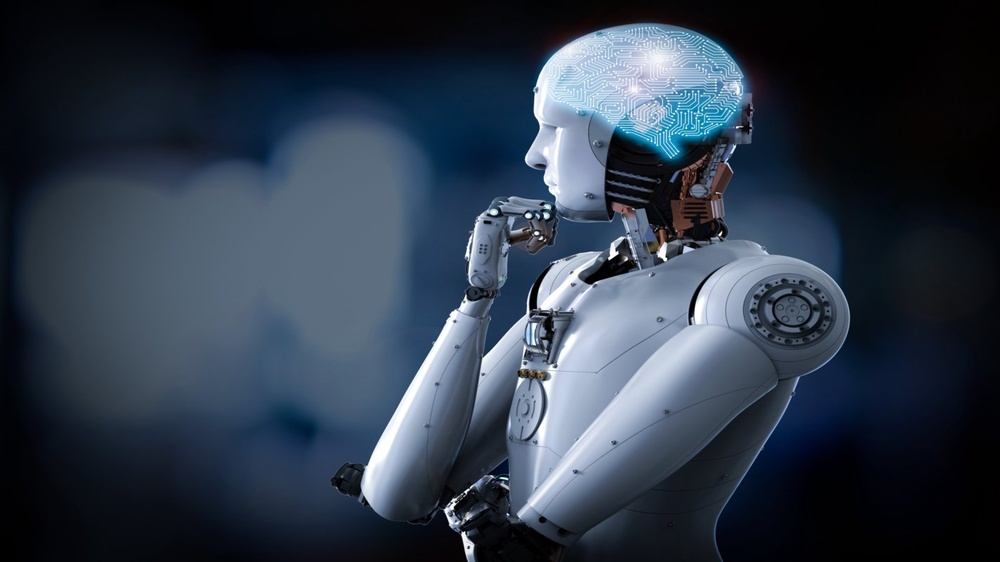
#> input picture Images/1_Robot.jpeg, 1000 x 562 px, shrunk from 1423 x 800 before the run
$ jupyter execute --allow-errors 'Image Compression with K-means Clustering.ipynb'   (shell and % lines are left out)
#> lines starting #> are read from the running program, lines starting #| are printed output that depends on the picture
### plot_utils.py
import numpy as np
import matplotlib.pyplot as plt

class plot_utils:
    def __init__(self, img_data, title, num_pixels=10000, colors=None):
        self.img_data = img_data
        self.title = title
        self.num_pixels = num_pixels
        self.colors = colors

    def colorSpace(self):
        if self.colors is None:
            self.colors = self.img_data

        rand = np.random.RandomState(42)
        index = rand.permutation(self.img_data.shape[0])[:self.num_pixels]
        colors = self.colors[index]
        R, G, B = self.img_data[index].T
        fig, ax = plt.subplots(1, 2, figsize=(12,8))
        ax[0].scatter(R, G, color=colors, marker='.')
        ax[0].set(xlabel='Red', ylabel='Green', xlim=(0, 1), ylim=(0, 1))
        ax[1].scatter(R, B, color=colors, marker='.')
        ax[1].set(xlabel='Red', ylabel='Blue', xlim=(0, 1), ylim=(0, 1))
        fig.suptitle(self.title, size=20)

### Image Compression with K-means Clustering.ipynb
<h1 align="center" style="color:DarkBlue">Image Compression using K-means Clustering</h1>

### Task 1: Importing Libraries
---

[cell 1]
from __future__ import print_function

import os

import numpy as np

import matplotlib.pyplot as plt
import matplotlib.image as image
plt.style.use("ggplot")

#!conda install -c anaconda scikit-image --yes
from skimage import io
from sklearn.cluster import KMeans

#Import Ipython libraries
from ipywidgets import interact, interactive, fixed, interact_manual, IntSlider
import ipywidgets as widgets

[cell 2]
plt.rcParams['figure.figsize'] = (20, 10)

### Task 2: Data Preprocessing
---

[cell 3]
img = io.imread('Images/1_Robot.jpeg')
#> img is the input picture: shape (562, 1000, 3); mean R, G, B 46.8, 57.8, 72.5
ax = plt.axes(xticks=[], yticks=[])
ax.imshow(img);

[cell 4]
img.shape
#> Out = (562, 1000, 3)

[cell 5]
img_data = (img / 255.0).reshape(-1, 3) # .reshape(2859*4000, 3)
img_data.shape
#> Out = (562000, 3)

### Task 3: Visualizing the Color Space using Point Clouds
---

[cell 6]
from plot_utils import plot_utils

[cell 7]
x = plot_utils(img_data, title='Input color space: 16 million possible colors')
x.colorSpace()
#> in colorSpace, `R, G, B = self.img_data[index].T`: R = 10000 values, max 1 at index 2694, min 0 at index 52, mean 0.182; G = 10000 values, max 1 at index 652, min 0 at index 82, mean 0.225; B = 10000 values, max 1 at index 220, min 0 at index 135, mean 0.282
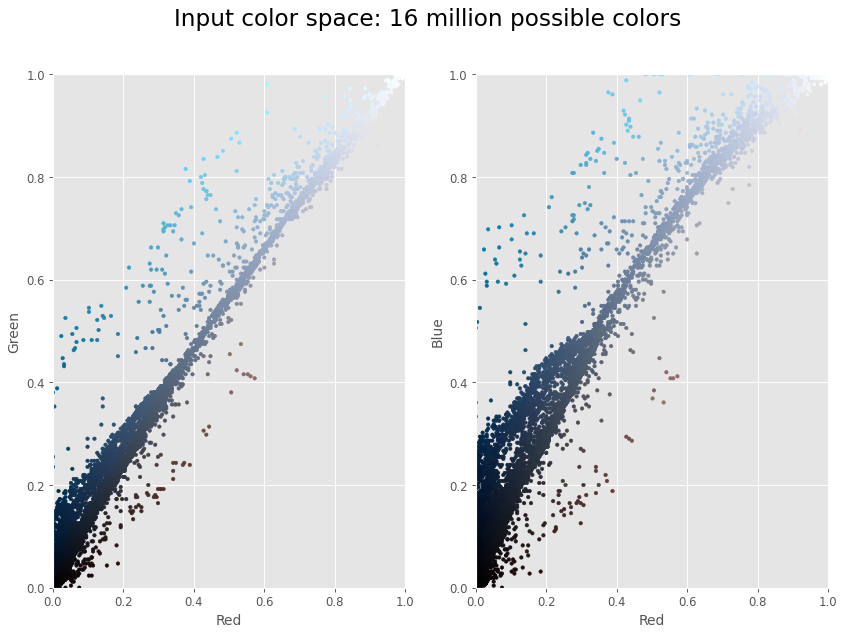
#> figure drawn by matplotlib, 2 panels

### Task 4: Visualizing the K-means Reduced Color Space
---

<a title="Incheol [CC BY-SA 4.0 (https://creativecommons.org/licenses/by-sa/4.0)], via Wikimedia Commons" href="https://commons.wikimedia.org/wiki/File:Kmeans_animation.gif"></a>
<h5 align="center">Incheol [<a href="https://creativecommons.org/licenses/by-sa/4.0">CC BY-SA 4.0</a>], <a href="https://commons.wikimedia.org/wiki/File:Kmeans_animation.gif">via Wikimedia Commons</a></h5>

**K-means Algorithm**:

1. Initialization: Randomly sample $k$ colors from the input image. These are the initial $k$ means $\mu_1,\mu_2,...,\mu_k$.

2. For each pixel in the image, assign it to its nearest mean given by $$c^{(i)} := \textrm{argmin}_{j}\left \|x^{(i)} - \mu_j \right \|^2$$

3. Update the means using the pixel assignments from Step 2. $$\mu_j := \frac{\sum_{i}^{n}1\left \{c^{(i)} = j  \right \}x^{(i)}}{\sum_{i}^{n}1\left \{c^{(i)} = j  \right \}}$$

4. Repeat Steps 2 and 3 until convergence.

[cell 8]
from sklearn.cluster import MiniBatchKMeans

[cell 9]
kmeans = MiniBatchKMeans(20).fit(img_data)
k_colors = kmeans.cluster_centers_[kmeans.predict(img_data)]

y = plot_utils(img_data, colors=k_colors, title="Reduced color space: 20 colors")
y.colorSpace()
#> the sliders are set to 


$ run again, with Images/7_Mushroom.jpeg copied over Images/1_Robot.jpeg
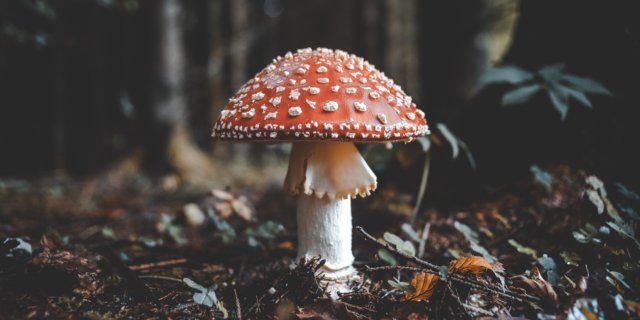
#> input picture Images/7_Mushroom.jpeg, 640 x 320 px
#> img is the input picture: shape (320, 640, 3); mean R, G, B 71.8, 64.6, 60.8
#> R = 10000 values, max 1 at index 336, min 0.11 at index 3581, mean 0.278; G = 10000 values, max 1 at index 336, min 0.0941 at index 2472, mean 0.251; B = 10000 values, max 1 at index 336, min 0.0392 at index 2472, mean 0.237
#> `[cell 7] x = plot_utils(img_data, title='Input color space: 16 million..`:
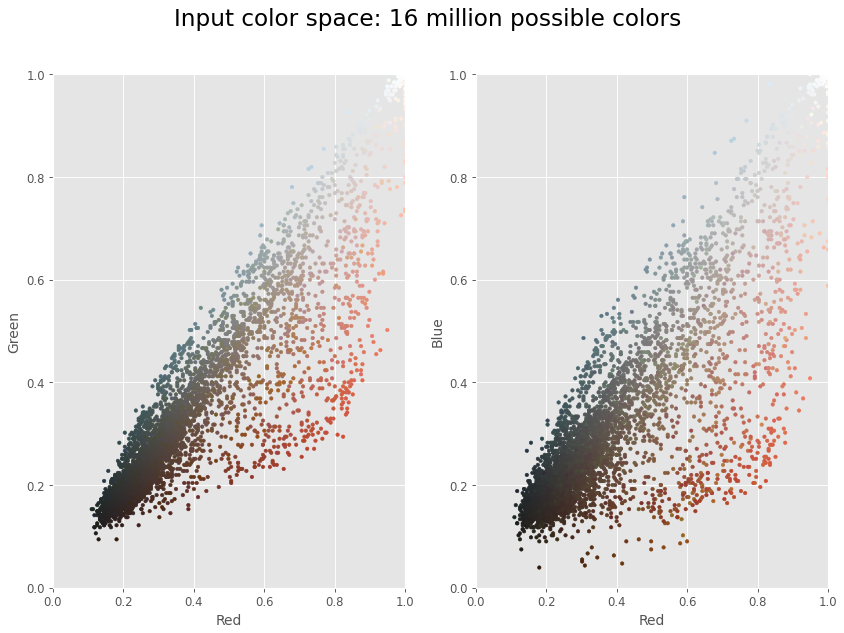
#> figure drawn by matplotlib, 2 panels
